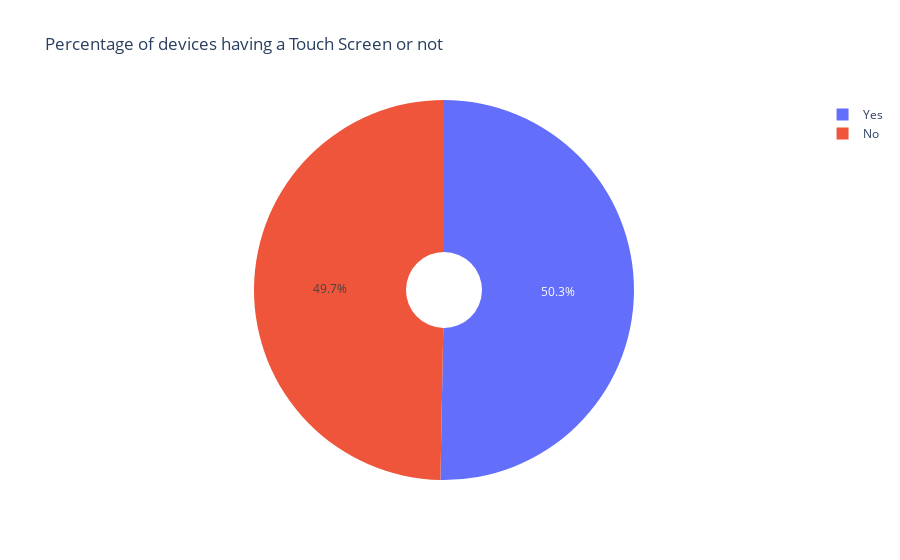

The notebook cell saved with this chart:
### Code cell
#pie chart on individual columns
df = df.rename(columns={'touch_screen': 'hasTouchScreen'})
df['hasTouchScreen'].replace({0: 'No',1:'Yes'}, inplace=True)
px.pie(data_frame = df, names = 'hasTouchScreen', title='Percentage of devices having a Touch Screen or not', hole=0.2)

### Figure 1 — Plotly figure (JSON) as saved in the notebook; plotly's stock layout.template omitted (floating-point values rounded to 4 significant figures; data arrays with more than 128 entries replaced by an {"elided": "..."} marker saying what was removed)
{"data": [{"domain": {"x": [0, 1], "y": [0, 1]}, "hole": 0.2, "hovertemplate": "hasTouchScreen=%{label}<extra></extra>", "labels": {"elided": "2000 str values"}, "legendgroup": "", "name": "", "showlegend": true, "type": "pie"}], "layout": {"legend": {"tracegroupgap": 0}, "title": {"text": "Percentage of devices having a Touch Screen or not"}}}
